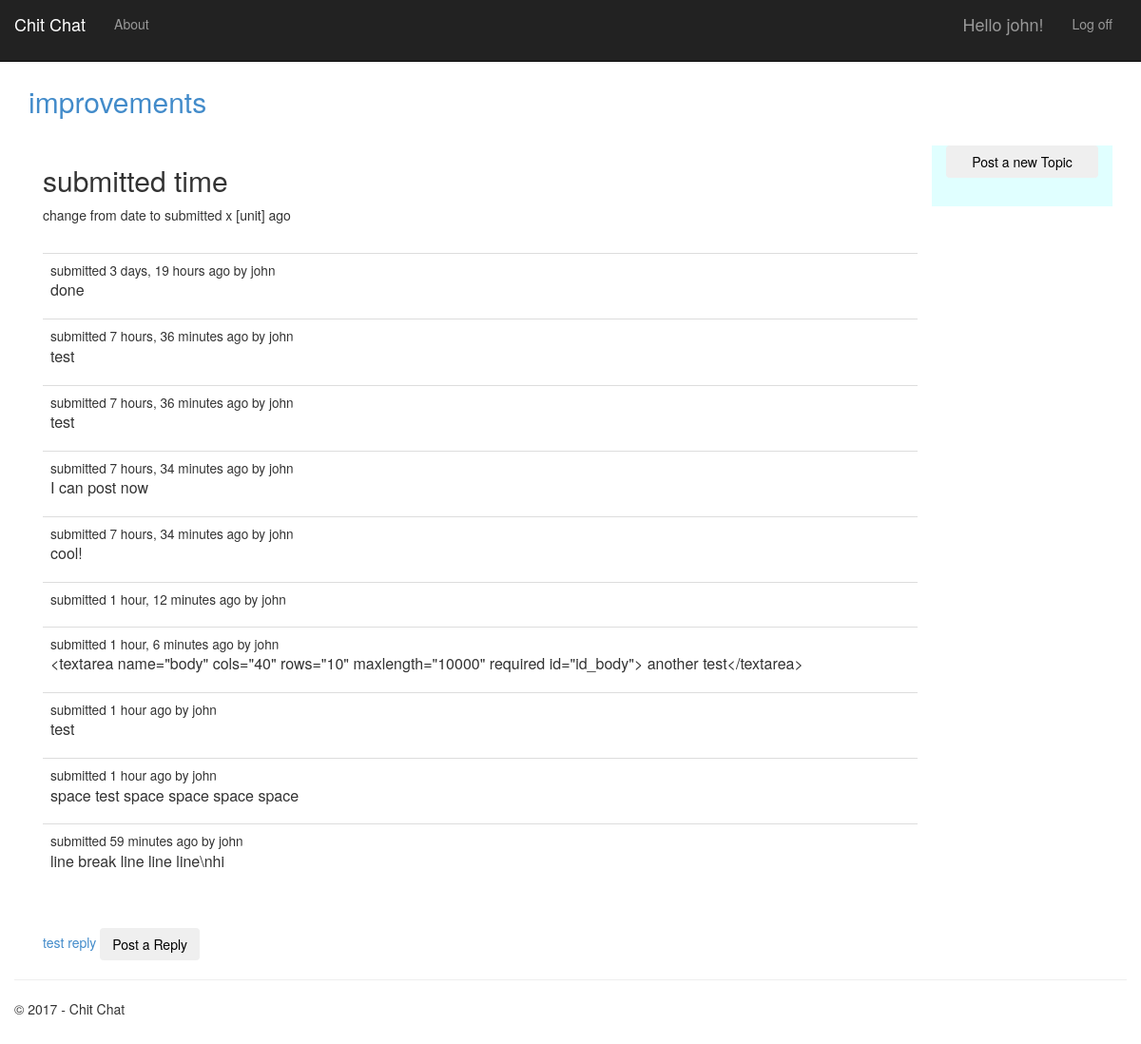
The app's page /10/ (signed in) with its own data.
### forum/models.py (models this page shows, shortened)
class Topic(models.Model):
    title = models.CharField(max_length=60)
    description = models.TextField(max_length=10000, blank=True, null=True)
    forum = models.ForeignKey(Forum)
    created = models.DateTimeField(auto_now=True)
    creator = models.ForeignKey(User, blank=True, null=True)
    updated = models.DateTimeField(auto_now=True)
    closed = models.BooleanField(blank=True, default=False)

class Forum(models.Model):
    slug = models.SlugField(unique=True, max_length=60)
    description = models.TextField(blank=True, default='')
    updated = models.DateTimeField(auto_now=True)
    created = models.DateTimeField(auto_now=True)
    creator = models.ForeignKey(User, blank=True, null=True)

class Post(models.Model):
    created = models.DateTimeField(auto_now_add=True)
    creator = models.ForeignKey(User, blank=True, null=True)
    updated = models.DateTimeField(auto_now=True)
    topic = models.ForeignKey(Topic)
    body = models.TextField(max_length=10000)
    user_ip = models.GenericIPAddressField(blank=True, null=True)
    def short(self):
        return u"%s\n%s" % (self.creator, self.created.strftime("%b %d, %I:%M %p"))
    short.allow_tags = True

### forum/views.py (the view)
class TopicDetailView(DetailView):
    model = Topic
    def get_context_data(self, **kwargs):
        context = super(TopicDetailView, self).get_context_data(**kwargs)
        context['title'] = 'Topic -- this is not being used'
        context['year'] = datetime.now().year
        return context

### forum/templates/forum/topic-details.html (shortened to what this page needs)
{% extends "app/layout.html" %}
{% block content %}
<div class="container">
    <h2><a href="{% url 'forum:forum-detail' slug=topic.forum.slug %}">{{topic.forum.slug}}</a></h2>
    <br />
    <div class="col-xs-12 col-sm-10">
        <h2>{{ topic.title }}</h2>
        <p>{{ topic.description }}</p>
        <br />
        <table class="table table-hover">
            <tbody>
                {% for post in topic.post_set.all %}
                <tr>
                    <td>
                        <small>submitted {{ post.created|timesince }} ago by {{ post.creator.get_username }}</small>
                        <p>{{ post.body }}</p>
                    </td>
                </tr>
                {% endfor %}
            </tbody>
        </table>
        <br />
        <a href="{% url 'forum:reply' topic.id %}">test reply</a>
        <button type="button" class="btn btn-outline-primary">Post a Reply</button>
       </div>
    {% include "forum/forum-sidebar.html" %}
   </div>
    {% endblock %}

### app/templates/app/loginpartial.html (shortened to what this page needs)
{% if user.is_authenticated %}
<form id="logoutForm" action="/logout" method="post" class="navbar-right">
    <ul class="nav navbar-nav navbar-right">
        <li><span class="navbar-brand">Hello {{ user.username }}!</span></li>
        <li><a href="javascript:document.getElementById('logoutForm').submit()">Log off</a></li>
    </ul>
</form>
{% else %}
<ul class="nav navbar-nav navbar-right">
    <li><a href="{% url 'login' %}">Log in</a></li>
    <li><a href="{% url 'signup' %}">Signup</a></li>
</ul>
{% endif %}

### app/static/app/content/site.css (style rules this page uses)
body { padding-top: 50px; padding-bottom: 20px; }
.container { max-width: none; }

### records on screen
Topic: forum.slug "improvements", title "submitted time", description "change from date to submitted x [unit] ago"
Post: created "3 days, 19 hours", creator.get_username "john", body "done"
Post: created "7 hours, 36 minutes", creator.get_username "john", body "test"
Post: created "7 hours, 36 minutes", creator.get_username "john", body "test"
Post: created "7 hours, 34 minutes", creator.get_username "john", body "I can post now"
Post: created "7 hours, 34 minutes", creator.get_username "john", body "cool!"
Post: created "1 hour, 12 minutes", creator.get_username "john"
Post: created "1 hour, 6 minutes", creator.get_username "john", body "<textarea name=\"body\" cols=\"40\" rows=\"10\" maxlength=\"10000\" required id=\"id_body\"> another test</textarea>"
Post: created "1 hour", creator.get_username "john", body "test"
Post: created "1 hour", creator.get_username "john", body "space test space space space space"
Post: created "59 minutes", creator.get_username "john", body "line break line line line\\nhi"

### other values on screen
{{ user.username }} "john"
{{ year }} "2017"
